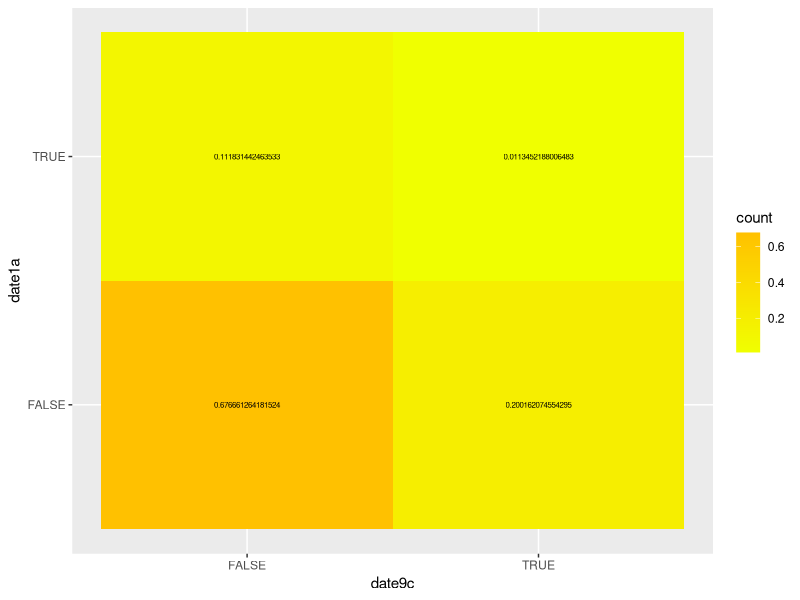
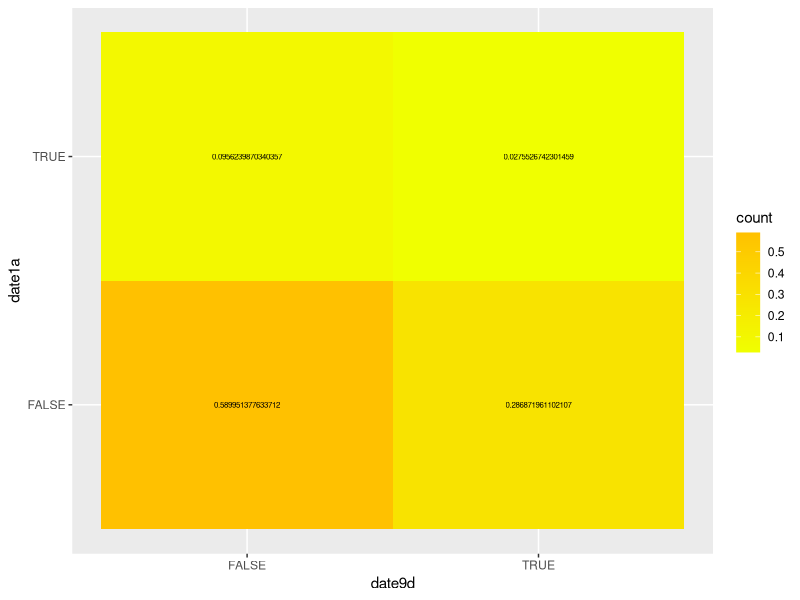
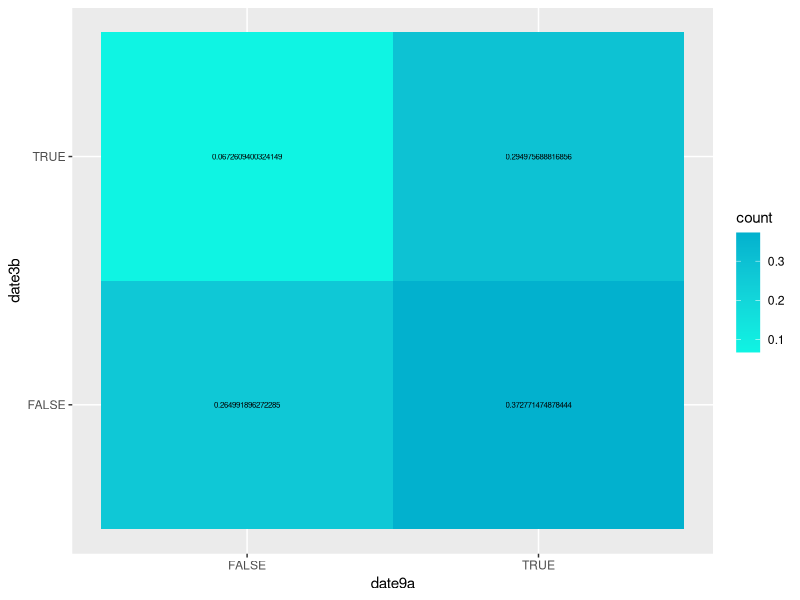
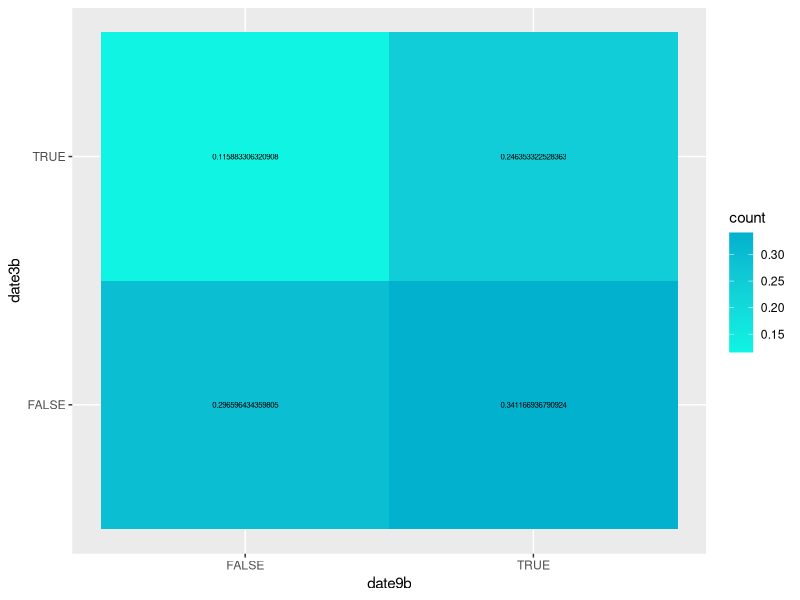
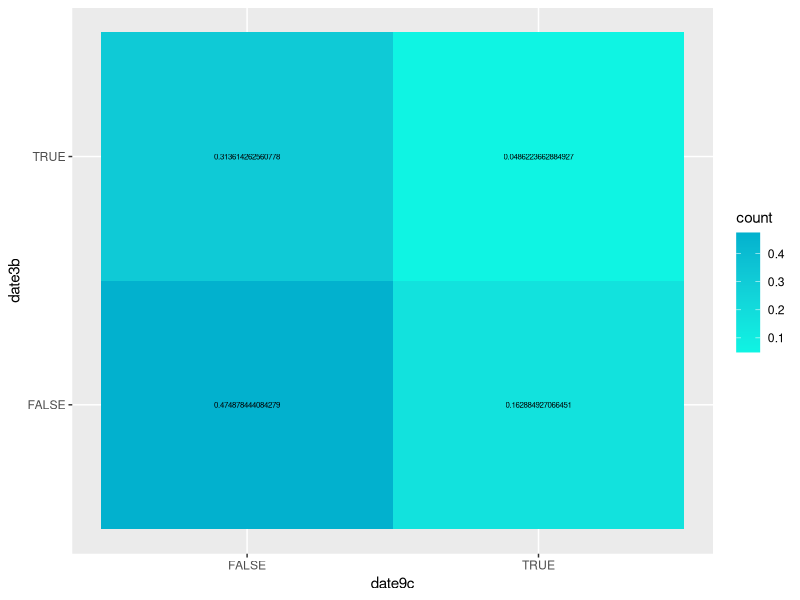
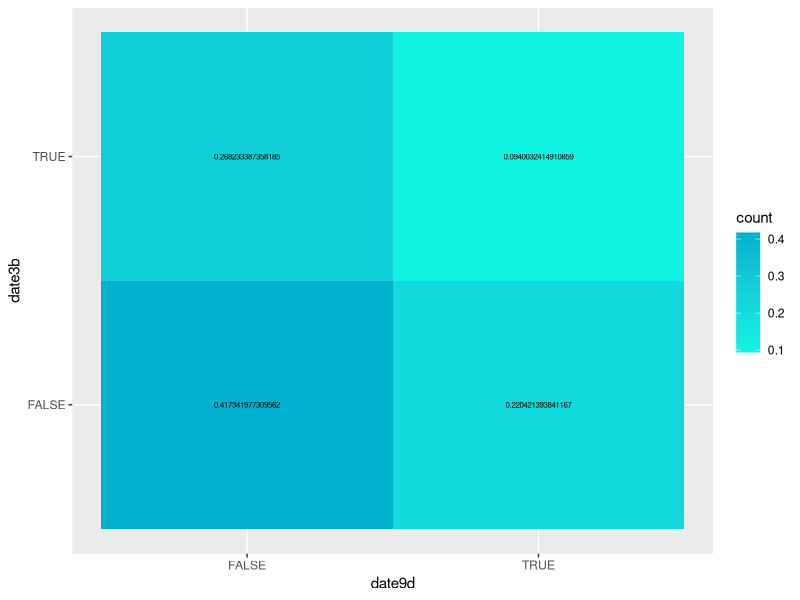
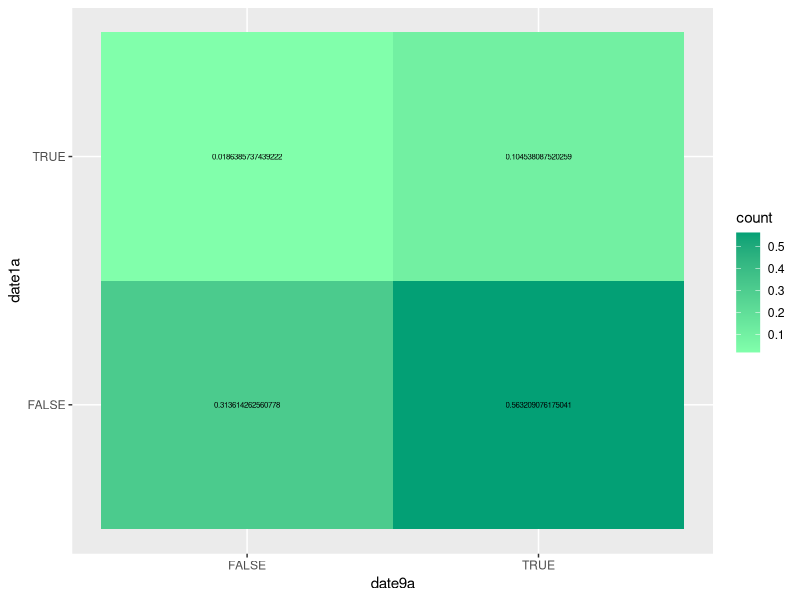
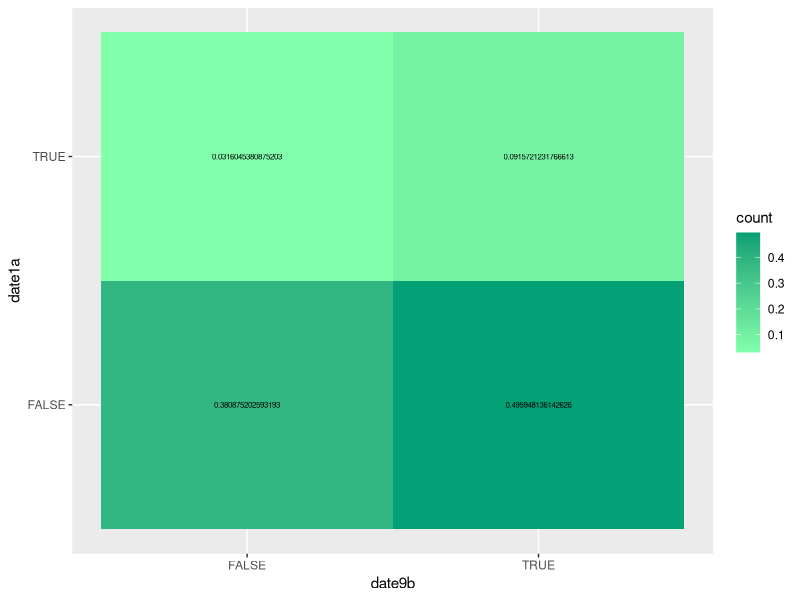

Recreate these plots in R, in order.
require ("ggplot2")
require ("dplyr")
require ("tidyr")
dating <- read.csv("dating.csv")
dating <- select (dating,psraid:q1,act21:q10a,smart1:q11f,mar:educ2,race:lgbt)
dating <- filter (dating,date9a<3,date9b<3,date9c<3,date9d<3,lgbt<4,inc<10,race<7,educ2<9,age<97,q1<6,mar<7,intdatea<3,intdateb<3)
convert <- function (value){
  value[value %in% 2] <- 0
  newvalue <- as.logical(value)
  return(newvalue)
}
dating$intdateb <- convert(dating$intdateb)
dating$date1a <- convert(dating$date1a)
dating$date3b <- convert(dating$date3b)
dating$date9a <- convert(dating$date9a)
dating$date9b <- convert(dating$date9b)
dating$date9c <- convert(dating$date9c)
dating$date9d <- convert(dating$date9d)
#dating$intdateb[dating$intdateb %in% 2] <- 0
#dating$intdateb <- as.logical(dating$intdateb)
#dating$date9a[dating$date9a %in% 2] <- 0
#dating$date9a <- as.logical(dating$date9a)
#dating$date9b[dating$date9b %in% 2] <- 0
#dating$date9b <- as.logical(dating$date9b)
#dating$date9c[dating$date9c %in% 2] <- 0
#dating$date9c <- as.logical(dating$date9c)
#dating$date9d[dating$date9d %in% 2] <- 0
#dating$date9d <- as.logical(dating$date9d)
View(dating)

data9c <- group_by(dating,date1a,date9c)
data9c <- summarize(data9c,count=n()/nrow(data9c))
chart9c <- ggplot(data9c)+
  geom_tile(aes(x=date9c,y=date1a,fill=count)) +
  geom_text(aes(x=date9c,y=date1a,label=count),size=2) +
  scale_fill_gradient(low="#f0ff00",high="#ffc100")
print(chart9c)
ggsave("Dating_date9c.pdf")

data9d <- group_by(dating,date1a,date9d) 
data9d <- summarize(data9d,count=n()/nrow(data9d))
chart9d <- ggplot(data9d)+
  geom_tile(aes(x=date9d,y=date1a,fill=count))+
  geom_text(aes(x=date9d,y=date1a,label=count),size=2) +
  scale_fill_gradient(low="#f0ff00",high="#ffc100")
print(chart9d)
ggsave("Dating_date9d.pdf") 




data9a <- group_by(dating,date3b,date9a)
data9a <- summarize(data9a,count=n()/nrow(data9a))
chart9a <- ggplot(data9a)+
  geom_tile(aes(x=date9a,y=date3b,fill=count)) +
  geom_text(aes(x=date9a,y=date3b,label=count),size=2) +
  scale_fill_gradient(low="#0ff4e3",high="#02b1ce")
print(chart9a)
ggsave("Longterm_date9a.pdf")

data9b <- group_by(dating,date3b,date9b)
data9b <- summarize(data9b,count=n()/nrow(data9b))
chart9b <- ggplot(data9b)+
  geom_tile(aes(x=date9b,y=date3b,fill=count)) +
  geom_text(aes(x=date9b,y=date3b,label=count),size=2) +
  scale_fill_gradient(low="#0ff4e3",high="#02b1ce")
print(chart9b)
ggsave("Longterm_date9b.pdf")

data9c <- group_by(dating,date3b,date9c)
data9c <- summarize(data9c,count=n()/nrow(data9c))
chart9c <- ggplot(data9c)+
  geom_tile(aes(x=date9c,y=date3b,fill=count)) +
  geom_text(aes(x=date9c,y=date3b,label=count),size=2) +
  scale_fill_gradient(low="#0ff4e3",high="#02b1ce")
print(chart9c)
ggsave("Longterm_date9c.pdf")

data9d <- group_by(dating,date3b,date9d) 
data9d <- summarize(data9d,count=n()/nrow(data9d))
chart9d <- ggplot(data9d)+
  geom_tile(aes(x=date9d,y=date3b,fill=count))+
  geom_text(aes(x=date9d,y=date3b,label=count),size=2) +
  scale_fill_gradient(low="#0ff4e3",high="#02b1ce")
print(chart9d)
ggsave("Longterm_date9d.pdf")




data9a <- group_by(dating,date1a,date9a)
data9a <- summarize(data9a,count=n()/nrow(data9a))
chart9a <- ggplot(data9a)+
  geom_tile(aes(x=date9a,y=date1a,fill=count)) +
  geom_text(aes(x=date9a,y=date1a,label=count),size=2) +
  scale_fill_gradient(low="#81ffab",high="#03a075")
print(chart9a)
ggsave("Dating_date9a.pdf")

data9b <- group_by(dating,date1a,date9b)
data9b <- summarize(data9b,count=n()/nrow(data9b))
chart9b <- ggplot(data9b)+
  geom_tile(aes(x=date9b,y=date1a,fill=count)) +
  geom_text(aes(x=date9b,y=date1a,label=count),size=2) +
  scale_fill_gradient(low="#81ffab",high="#03a075")
print(chart9b)
ggsave("Dating_date9b.pdf")

data9c <- group_by(dating,date1a,date9c)
data9c <- summarize(data9c,count=n()/nrow(data9c))
chart9c <- ggplot(data9c)+
  geom_tile(aes(x=date9c,y=date1a,fill=count)) +
  geom_text(aes(x=date9c,y=date1a,label=count),size=2) +
  scale_fill_gradient(low="#f0ff00",high="#ffc100")
print(chart9c)
ggsave("Dating_date9c.pdf")

data9d <- group_by(dating,date1a,date9d) 
data9d <- summarize(data9d,count=n()/nrow(data9d))
chart9d <- ggplot(data9d)+
  geom_tile(aes(x=date9d,y=date1a,fill=count))+
  geom_text(aes(x=date9d,y=date1a,label=count),size=2) +
  scale_fill_gradient(low="#f0ff00",high="#ffc100")
print(chart9d)
ggsave("Dating_date9d.pdf")




data9a <- group_by(dating,intdateb,date9a)
data9a <- summarize(data9a,count=n()/nrow(data9a))
chart9a <- ggplot(data9a)+
  geom_tile(aes(x=date9a,y=intdateb,fill=count)) +
  geom_text(aes(x=date9a,y=intdateb,label=count),size=2) +
  scale_fill_gradient(low="#f0ff00",high="#ffc100")
print(chart9a)
ggsave("Flirting_date9a.pdf")

data9b <- group_by(dating,intdateb,date9b)
data9b <- summarize(data9b,count=n()/nrow(data9b))
chart9b <- ggplot(data9b)+
  geom_tile(aes(x=date9b,y=intdateb,fill=count)) +
  geom_text(aes(x=date9b,y=intdateb,label=count),size=2) +
  scale_fill_gradient(low="#f0ff00",high="#ffc100")
print(chart9b)
ggsave("Flirting_date9b.pdf")

data9c <- group_by(dating,intdateb,date9c)
data9c <- summarize(data9c,count=n()/nrow(data9c))
chart9c <- ggplot(data9c)+
  geom_tile(aes(x=date9c,y=intdateb,fill=count)) +
  geom_text(aes(x=date9c,y=intdateb,label=count),size=2) +
  scale_fill_gradient(low="#f0ff00",high="#ffc100")
print(chart9c)
ggsave("Flirting_date9c.pdf")

data9d <- group_by(dating,intdateb,date9d) 
data9d <- summarize(data9d,count=n()/nrow(data9d))
chart9d <- ggplot(data9d)+
  geom_tile(aes(x=date9d,y=intdateb,fill=count))+
  geom_text(aes(x=date9d,y=intdateb,label=count),size=2) +
  scale_fill_gradient(low="#f0ff00",high="#ffc100")
print(chart9d)
ggsave("Flirting_date9d.pdf")


